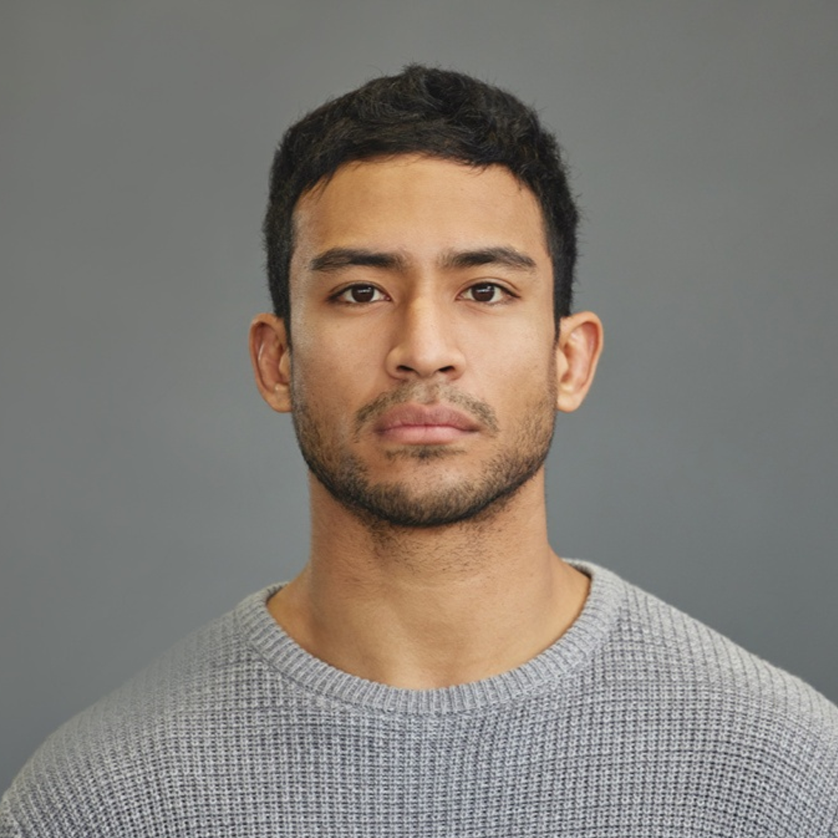
#> input picture data/private_face.png, 838 x 838 px
$ python biometric_ross.py
#> lines starting #> are read from the running program, lines starting #| are printed output that depends on the picture; long printed decimals are rounded
### gevcs_core.py
import numpy as np
import cv2


# [16 lines left out: function load_and_prepare_images, not called in this run]


def floyd_steinberg_halftone(img):
    """
    halftone đơn giản (Floyd–Steinberg).
    input: ảnh xám uint8
    output: ảnh nhị phân (0 hoặc 255)
    """
    img = img.astype(np.float32) / 255.0
    h, w = img.shape
    out = img.copy()

    for y in range(h):
        for x in range(w):
            old = out[y, x]
            new = 1.0 if old >= 0.5 else 0.0
            out[y, x] = new
            err = old - new
            if x + 1 < w:
                out[y, x + 1] += err * 7 / 16
            if y + 1 < h:
                if x > 0:
                    out[y + 1, x - 1] += err * 3 / 16
                out[y + 1, x] += err * 5 / 16
                if x + 1 < w:
                    out[y + 1, x + 1] += err * 1 / 16

    out = np.clip(out, 0.0, 1.0)
    return (out * 255).astype(np.uint8)


def gevcs_generate_shares(host1, host2, secret, m=9, rng=None):
    """
    GEVCS grayscale đơn giản (2-out-of-2).
    - host1, host2, secret: ảnh xám uint8, cùng shape
    - m: pixel expansion, ở đây chỉ support m=9 (block 3x3)
    trả về: share1, share2 (0/255)
    """
    if rng is None:
        rng = np.random.default_rng()

    # m phải là bình phương nguyên (2x2, 3x3, 4x4, ...)
    n = int(np.sqrt(m))
    if n * n != m:
        raise ValueError("m must be a perfect square, e.g. 4, 9, 16")

    if host1.shape != host2.shape or host1.shape != secret.shape:
        raise ValueError("all images must have the same shape")

    h, w = secret.shape
    H = h * n
    W = w * n

    share1 = np.ones((H, W), dtype=np.uint8) * 255
    share2 = np.ones((H, W), dtype=np.uint8) * 255

    # tạo list index trong block n×n
    block_indices = [(by, bx) for by in range(n) for bx in range(n)]

    host1_f = host1.astype(np.float32) / 255.0
    host2_f = host2.astype(np.float32) / 255.0
    secret_f = secret.astype(np.float32) / 255.0

    for y in range(h):
        for x in range(w):
            d_host1 = 1.0 - host1_f[y, x]
            d_host2 = 1.0 - host2_f[y, x]
            d_secret = 1.0 - secret_f[y, x]

            nb_secret = int(round(0.7 * (d_secret ** 0.8) * m))
            nb_host1 = int(round(d_host1 * m))
            nb_host2 = int(round(d_host2 * m))

            nb_secret = max(0, min(m, nb_secret))
            nb_host1 = max(0, min(m, nb_host1))
            nb_host2 = max(0, min(m, nb_host2))

            idxs = np.arange(m)
            rng.shuffle(idxs)
            overlap_idxs = idxs[:nb_secret]
            remaining = idxs[nb_secret:]

            extra1 = max(0, nb_host1 - nb_secret)
            extra2 = max(0, nb_host2 - nb_secret)

            rng.shuffle(remaining)
            share1_only = remaining[:extra1]
            share2_only = remaining[extra1:extra1 + extra2]

            for k in range(m):
                by, bx = block_indices[k]
                sy = y * n + by
                sx = x * n + bx
                if k in overlap_idxs:
                    share1[sy, sx] = 0
                    share2[sy, sx] = 0
                elif k in share1_only:
                    share1[sy, sx] = 0
                elif k in share2_only:
                    share2[sy, sx] = 0

    return share1, share2

# [89 lines left out: function gevcs_generate_shares_2of3, not called in this run]

def overlay_shares(share1, share2, op="and"):
    """
    chồng 2 share.
    - op="and": kiểu visual crypto classic (đen nếu có share nào đen)
    - op="or": trắng nếu có share nào trắng
    trả về: ảnh nhị phân 0/255
    """
    if share1.shape != share2.shape:
        raise ValueError("share1 and share2 must have same shape")

    s1 = (share1 == 0).astype(np.uint8)
    s2 = (share2 == 0).astype(np.uint8)

    if op == "and":
        combined = np.clip(s1 + s2, 0, 1)  # 0 hoặc 1
    elif op == "or":
        combined = np.logical_and(s1, s2).astype(np.uint8)
    else:
        raise ValueError("op must be 'and' or 'or'")

    # 1 -> đen, 0 -> trắng
    return (1 - combined) * 255

### simple_evaluator.py
import numpy as np
import cv2

def mse(a, b):
    return float(np.mean((a.astype(np.float32) - b.astype(np.float32)) ** 2))


def contains_face_like_structure(img, threshold=50.0):
    """
    Bản GE-VCS cơ bản không có share leakage mạnh,
    nhưng ta có thể ước lượng "có hình hay không"
    bằng cách đo độ biến thiên (variance) trong ảnh.

    - variance thấp → toàn trắng / toàn đen → KHÔNG có mặt
    - variance cao  → có cấu trúc → CÓ thể rò rỉ mặt
    """
    v = np.var(img.astype(np.float32))  # measure structure

    return v > threshold, v


class SimpleVCSEvaluator:
    """
    Đánh giá GE-VCS cơ bản:
    - Host similarity (MSE với private)
    - Share leakage (share có cấu trúc giống mặt?)
    - Reconstruction quality (MSE với private)
    """

    def evaluate_host_quality(self, private, host):
        return mse(private, host)

    def evaluate_share_leakage(self, share):
        has_face_like, variance = contains_face_like_structure(share)
        return has_face_like, variance

    def evaluate_reconstruction_quality(self, private, reconstructed):
        return mse(private, reconstructed)

    def evaluate_all(self, private, host1, host2, share1, share2, reconstructed):
        results = {}

        # Host quality
        results["host1_mse"] = self.evaluate_host_quality(private, host1)
        results["host2_mse"] = self.evaluate_host_quality(private, host2)

        # Share leakage
        leak1, var1 = self.evaluate_share_leakage(share1)
        leak2, var2 = self.evaluate_share_leakage(share2)

        results["share1_leakage"] = leak1
        results["share1_variance"] = var1
        results["share2_leakage"] = leak2
        results["share2_variance"] = var2

        # Reconstruction
        results["reconstruction_mse"] = self.evaluate_reconstruction_quality(private, reconstructed)

        return results

### biometric_ross.py
import os
import cv2
import numpy as np
from typing import List, Tuple

from gevcs_core import (
    floyd_steinberg_halftone,
    gevcs_generate_shares,
    overlay_shares,
)
from simple_evaluator import SimpleVCSEvaluator

def center_crop_square(img: np.ndarray) -> np.ndarray:
    """crop vuông ở giữa ảnh"""
    h, w = img.shape[:2]
    side = min(h, w)
    y0 = (h - side) // 2
    x0 = (w - side) // 2
    return img[y0:y0+side, x0:x0+side]

def load_face_grayscale(path: str, size=(256, 256)) -> np.ndarray:
    img = cv2.imread(path, cv2.IMREAD_GRAYSCALE)
    if img is None:
        raise ValueError(f"cannot load image from {path}")

    img = center_crop_square(img)
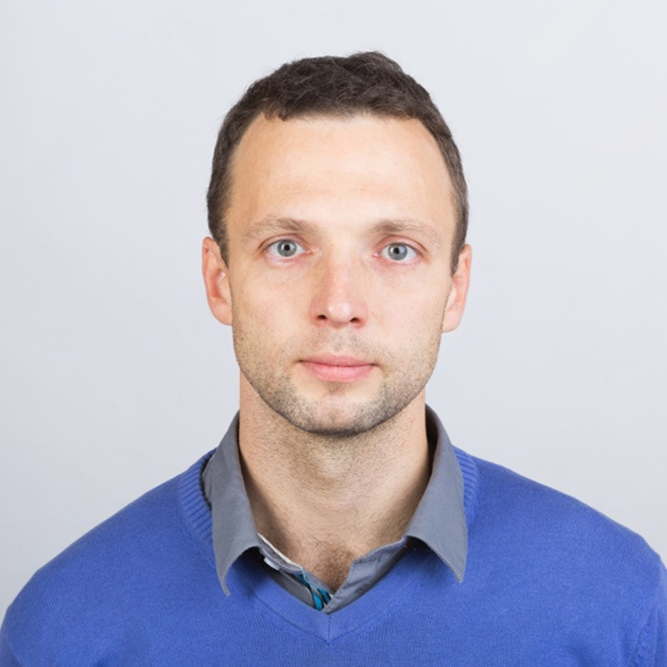
#> input picture data/host_db/host1.png, 667 x 667 px
#> in load_face_database, `img = cv2.imread(path, cv2.IMREAD_GRAYSCALE)`:
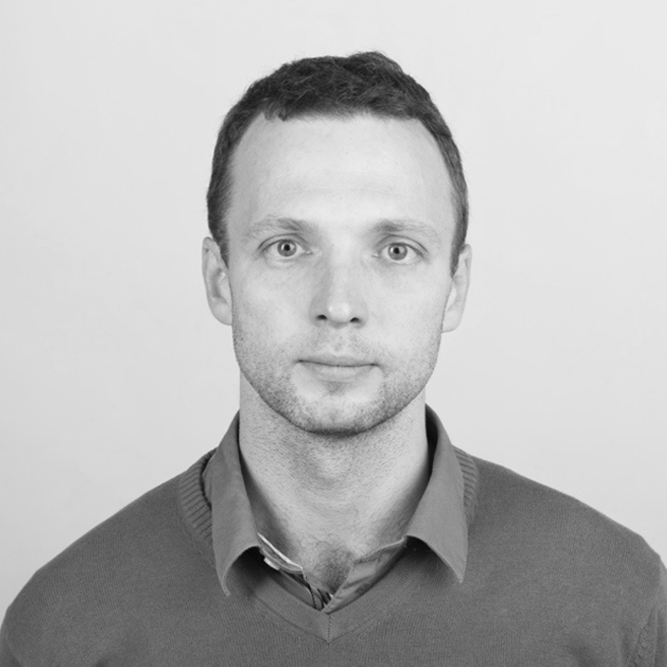
#> img: shape (667, 667); min 1, max 240, mean 183.8
    img = cv2.resize(img, size, interpolation=cv2.INTER_AREA)
    return img

def load_face_database(folder: str, size=(256, 256)) -> List[Tuple[str, np.ndarray]]:
    """
    load tất cả ảnh trong folder làm host face candidate.
    trả về list (filename, img_gray)
    """
    db = []
    for fname in os.listdir(folder):
        path = os.path.join(folder, fname)
        if not os.path.isfile(path):
            continue
        img = cv2.imread(path, cv2.IMREAD_GRAYSCALE)
        if img is None:
            continue
        img = center_crop_square(img)
        img = cv2.resize(img, size, interpolation=cv2.INTER_AREA)
        db.append((fname, img))
#> pass 2 of the loop in load_face_database, `for fname in os.listdir(folder):`:
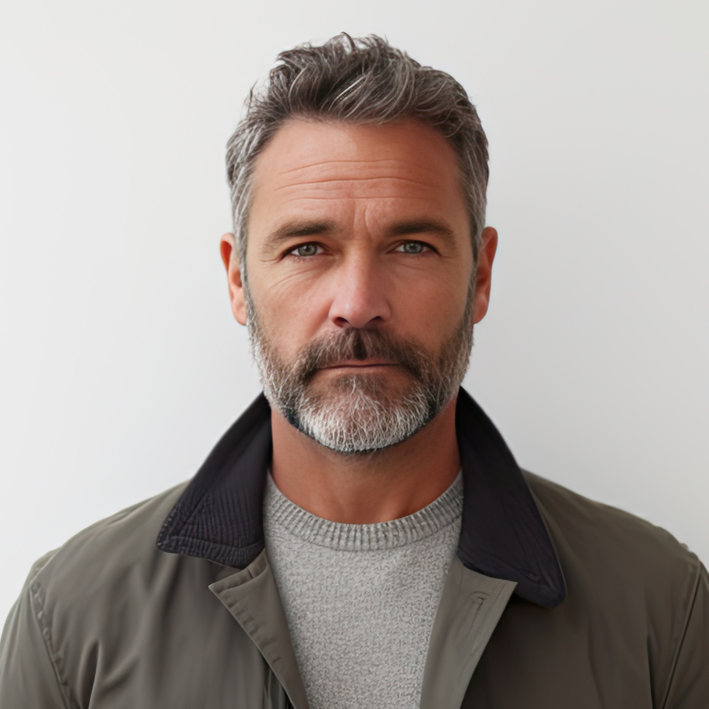
#> input picture data/host_db/host10.jpg, 2126 x 2126 px (shown at 1/3 size)
#> in load_face_database, `img = cv2.imread(path, cv2.IMREAD_GRAYSCALE)`:
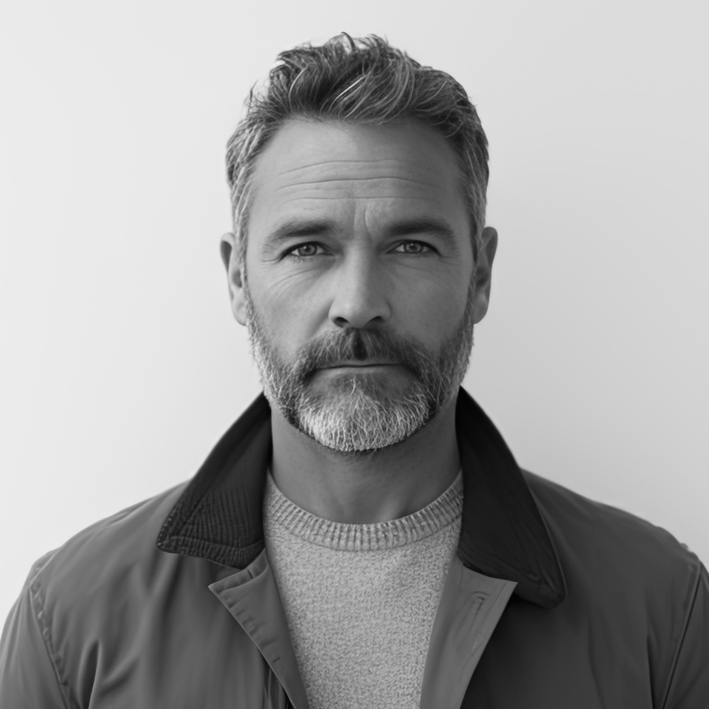
#> img: shape (2126, 2126) (shown at 1/3 size); min 0, max 243, mean 157.6
#> in load_face_database, `img = cv2.resize(img, size, interpolation=cv2.INTER_AREA)`:
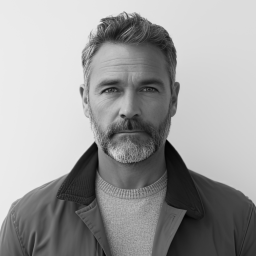
#> img: shape (256, 256); min 3, max 236, mean 157.6
    if not db:
        raise ValueError(f"no face images found in {folder}")
    return db


def simple_face_distance(a: np.ndarray, b: np.ndarray) -> float:
    """
    placeholder cho cost AAM (ross dùng AAM; ở đây mình dùng MSE để demo).
    """
    if a.shape != b.shape:
        raise ValueError("images must have same shape")
    diff = a.astype(np.float32) - b.astype(np.float32)
    return float(np.mean(diff ** 2))


def select_n_hosts_by_similarity(
    private_face: np.ndarray,
    db: List[Tuple[str, np.ndarray]],
    n: int,
) -> List[Tuple[str, np.ndarray]]:
    """
    chọn n host face trong db có distance nhỏ nhất so với private_face.
    trả về list [(fname, img), ...]
    """
    scores = []
    for fname, img in db:
        d = simple_face_distance(private_face, img)
        scores.append((d, fname, img))
    scores.sort(key=lambda x: x[0])
    if len(scores) < n:
        raise ValueError(f"need at least {n} host faces in db")
    result = []
    for i in range(n):
        _, fname, img = scores[i]
        result.append((fname, img))
    return result

# [107 lines left out: functions normalize_faces_for_gevcs, enrollment_generate_shares, reconstruct_from_shares, verify_user, not called in this run]

def run_demo(
    scheme: str,
    private_face_path: str,
    host_db_folder: str,
    out_folder: str,
    size=(256, 256),
    m: int = 9,
    threshold: float = 800.0,
):
    """
    scheme: "2of2" hoặc "2of3"
    - đọc private_face + host_db
    - sinh shares
    - lưu ảnh share / reconstructed để xem
    """
    os.makedirs(out_folder, exist_ok=True)

    # 1) load private face + db
    private_face = load_face_grayscale(private_face_path, size=size)
    db = load_face_database(host_db_folder, size=size)
#> db = 3 items

    # 2) halftone trước cho private
    priv_h = floyd_steinberg_halftone(private_face)
#> after the loop in floyd_steinberg_halftone, `for y in range(h):`:
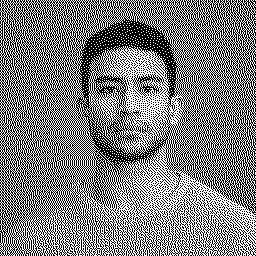
#> out: shape (256, 256) float32; values 0 (black) and 1 (white), 49.3% white in thin lines or dots
    # 2.5) lưu secret đã halftone để tiện so sánh
    cv2.imwrite(os.path.join(out_folder, "private_halftone.png"), priv_h)

    if scheme == "2of2":
        # chọn 2 host
        selected = select_n_hosts_by_similarity(private_face, db, 2)
#> the loop in select_n_hosts_by_similarity, `for fname, img in db:` made 3 passes
#> (fname, d) on passes 1 to 3: ('host1.png', 7750.2), ('host10.jpg', 8283.8), ('host100.jpg', 5386.2)
#> the loop in select_n_hosts_by_similarity, `for i in range(n):` made 2 passes
#> fname on passes 1 to 2: 'host100.jpg', 'host1.png'
#> after the loop in select_n_hosts_by_similarity, `for i in range(n):`: result = 2 items
#> selected = 2 items
        (name1, host1), (name2, host2) = selected
#> name1 = 'host100.jpg'; name2 = 'host1.png'
        print(f"[2of2] selected hosts: {name1}, {name2}")
#| [2of2] selected hosts: host100.jpg, host1.png

        host1_h = floyd_steinberg_halftone(host1)
        host2_h = floyd_steinberg_halftone(host2)
#> after the loop in floyd_steinberg_halftone (call 3), `for y in range(h):`:
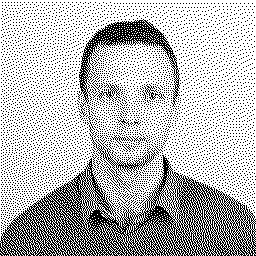
#> out: shape (256, 256) float32; values 0 (black) and 1 (white), 72.1% white; black in thin lines or dots

        # sinh 2 share
        share1, share2 = gevcs_generate_shares(host1_h, host2_h, priv_h, m=m)
#> after the loop in gevcs_generate_shares, `for y in range(h):`:
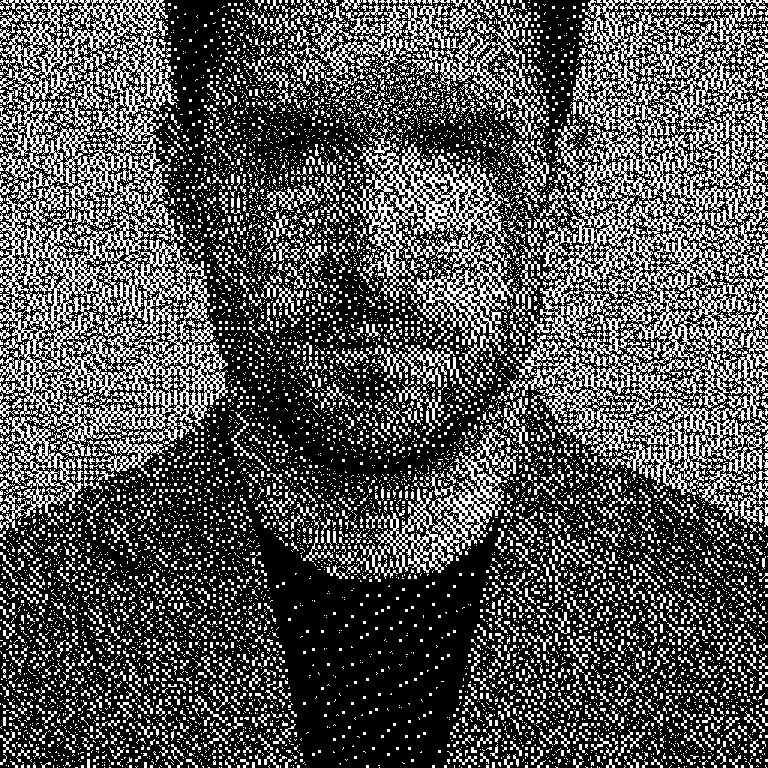
#> share1: shape (768, 768); 32.4% white in thin lines or dots
#> after the loop in gevcs_generate_shares, `for y in range(h):`:
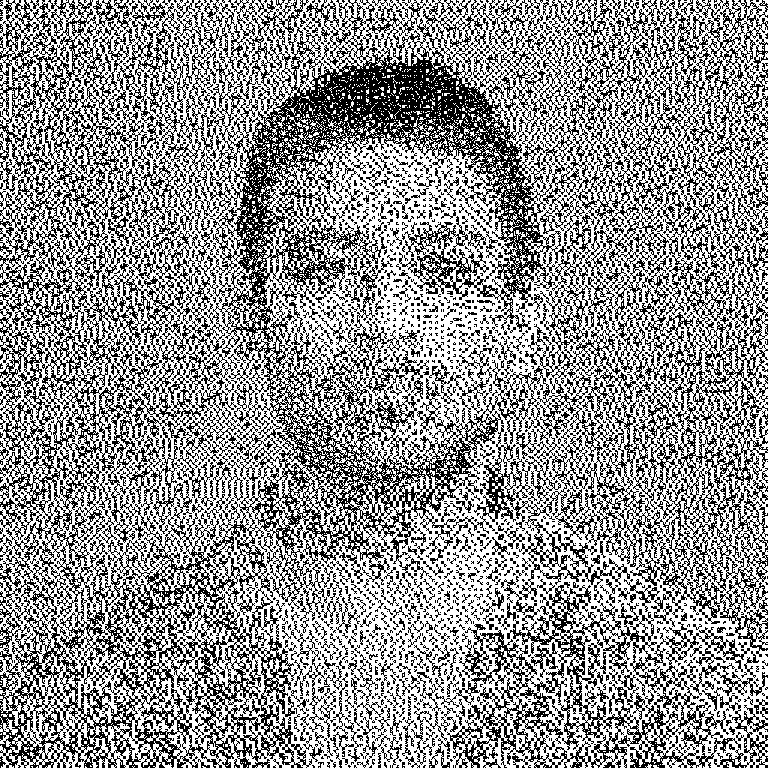
#> share2: shape (768, 768); 58.9% white; black in thin lines or dots

        # resize về cùng size để so MSE cho công bằng
        host1_h_resized = cv2.resize(host1_h, size, interpolation=cv2.INTER_AREA)
        host2_h_resized = cv2.resize(host2_h, size, interpolation=cv2.INTER_AREA)
        share1_resized  = cv2.resize(share1,  size, interpolation=cv2.INTER_AREA)
        share2_resized  = cv2.resize(share2,  size, interpolation=cv2.INTER_AREA)

        # 1) host so với secret (đã halftone)
        d_h1_priv = simple_face_distance(host1_h_resized, priv_h)
#> d_h1_priv = 33150.5
        d_h2_priv = simple_face_distance(host2_h_resized, priv_h)
#> d_h2_priv = 33102.9
        print(f"[2of2] d(host1_h, priv_h) = {d_h1_priv:.2f}")
#| [2of2] d(host1_h, priv_h) = 33150.48
        print(f"[2of2] d(host2_h, priv_h) = {d_h2_priv:.2f}")
#| [2of2] d(host2_h, priv_h) = 33102.86

        # 2) share so với host vs secret
        d_s1_h1   = simple_face_distance(share1_resized, host1_h_resized)
#> d_s1_h1 = 7377.1
        d_s1_priv = simple_face_distance(share1_resized, priv_h)
#> d_s1_priv = 18396.2
        d_s2_h2   = simple_face_distance(share2_resized, host2_h_resized)
#> d_s2_h2 = 16880.5
        d_s2_priv = simple_face_distance(share2_resized, priv_h)
#> d_s2_priv = 6755.7
        print(f"[2of2] share1 vs host1 = {d_s1_h1:.2f}, vs priv_h = {d_s1_priv:.2f}")
#| [2of2] share1 vs host1 = 7377.14, vs priv_h = 18396.21
        print(f"[2of2] share2 vs host2 = {d_s2_h2:.2f}, vs priv_h = {d_s2_priv:.2f}")
#| [2of2] share2 vs host2 = 16880.46, vs priv_h = 6755.69

        path_s1 = os.path.join(out_folder, "share1.png")
        path_s2 = os.path.join(out_folder, "share2.png")
        cv2.imwrite(path_s1, share1)
        cv2.imwrite(path_s2, share2)

        # overlay 1+2
        rec_12 = overlay_shares(share1, share2, op="and")
        path_rec = os.path.join(out_folder, "reconstructed_12.png")
        cv2.imwrite(path_rec, rec_12)

        # tính distance với secret đã halftone (priv_h) cho công bằng
        rec_resized = cv2.resize(rec_12, size, interpolation=cv2.INTER_AREA)
        # so sánh với cả host để tham khảo
        d_rec_priv  = simple_face_distance(rec_resized, priv_h)
#> d_rec_priv = 21489.3
        d_rec_host1 = simple_face_distance(rec_resized, host1_h_resized)
#> d_rec_host1 = 12908.4
        d_rec_host2 = simple_face_distance(rec_resized, host2_h_resized)
#> in simple_face_distance (call 12), `diff = a.astype(np.float32) - b.astype(np.float32)`:
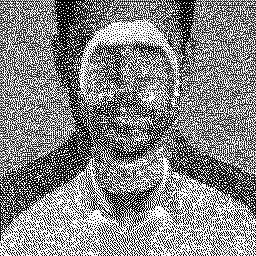
#> diff: shape (256, 256) float32; min -255, max 0, mean -119.9; drawn with min black and max white
#> d_rec_host2 = 27696.2

        print(f"[2of2] d(rec_12, priv_h)  = {d_rec_priv:.2f}")
#| [2of2] d(rec_12, priv_h)  = 21489.35
        print(f"[2of2] d(rec_12, host1_h) = {d_rec_host1:.2f}")
#| [2of2] d(rec_12, host1_h) = 12908.45
        print(f"[2of2] d(rec_12, host2_h) = {d_rec_host2:.2f}")
#| [2of2] d(rec_12, host2_h) = 27696.24
        # quyết định ACCEPT / REJECT
        d = simple_face_distance(rec_resized, priv_h)
#> d = 21489.3
        print(f"[2of2] distance(rec_12, priv_h) = {d:.2f}")
#| [2of2] distance(rec_12, priv_h) = 21489.35
        if d < threshold:
            print("[2of2] ACCEPT")
        else:
            print("[2of2] REJECT")
        # overlay reconstruction
        rec_12 = overlay_shares(share1, share2, op="and")
        rec_resized = cv2.resize(rec_12, size, interpolation=cv2.INTER_AREA)

        # Evaluate GE-VCS basic metrics
        evaluator = SimpleVCSEvaluator()
        results = evaluator.evaluate_all(
            private_face,
            host1,
            host2,
            share1,
            share2,
            rec_resized
        )
#> in contains_face_like_structure, `v = np.var(img.astype(np.float32))`: v = 14233.2
#> in evaluate_share_leakage, `has_face_like, variance = contains_face_like_structure(share)`: has_face_like = True; variance = 14233.2
#> in evaluate_all, `leak1, var1 = self.evaluate_share_leakage(share1)`: leak1 = True; var1 = 14233.2
#> in evaluate_all, `leak2, var2 = self.evaluate_share_leakage(share2)`: leak2 = True; var2 = 15735.6
#> results = {'host1_mse': 5386.2, 'host2_mse': 7750.2, 'share1_leakage': True, 'share1_variance': 14233.2, 'share2_leakage': True, 'share2_variance': 15735.6, 'reconstruction_mse': 14136}

        print("\n===== HOST QUALITY =====")
        print("Host1 MSE:", results["host1_mse"])
#| Host1 MSE: 5386.236
        print("Host2 MSE:", results["host2_mse"])
#| Host2 MSE: 7750.199

        print("\n===== SHARE LEAKAGE =====")
        print(f"Share1 leakage: {results['share1_leakage']} (variance={results['share1_variance']:.2f})")
#| Share1 leakage: True (variance=14233.18)
        print(f"Share2 leakage: {results['share2_leakage']} (variance={results['share2_variance']:.2f})")
#| Share2 leakage: True (variance=15735.58)

        print("\n===== RECONSTRUCTION QUALITY =====")
        print("Reconstruction MSE:", results["reconstruction_mse"])
#| Reconstruction MSE: 14135.959


    else:
        raise ValueError("scheme must be '2of2'")

if __name__ == "__main__":
    private_face_path = "data/private_face.png"
    host_db_folder = "data/host_db"

    # demo (2,2): 2 share, phải chồng cả 2
    run_demo(
        scheme="2of2",
        private_face_path=private_face_path,
        host_db_folder=host_db_folder,
        out_folder="out_2of2",
        size=(256, 256),
        m=9,
        threshold= 23000.0,
    )
